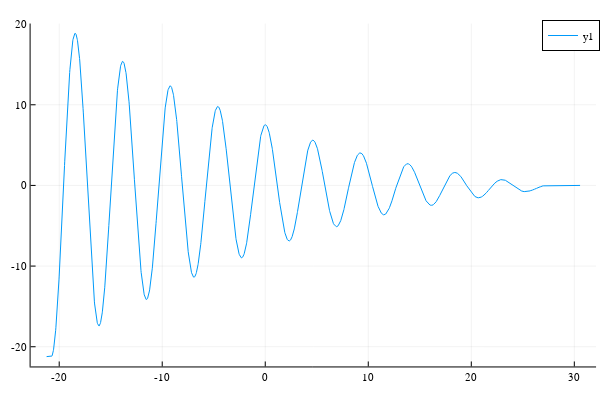

Notebook code cell kept with this figure:
### Markdown cell above
### Gögn 3, Mæling á θ yfir tíma nema með segul á topp súlunar

### Code cell
data3 = CSV.read("data3.csv", DataFrame)
data3 = data3 .- data3[end,2]

plot(data3[!,1], data3[!,2])

### Figure 1 — Plotly figure (JSON) as saved in the notebook; plotly's stock layout.template omitted (floating-point values rounded to 4 significant figures; data arrays with more than 128 entries replaced by an {"elided": "..."} marker saying what was removed)
{"data": [{"colorbar": {"title": ""}, "legendgroup": "y1", "line": {"color": "rgba(0, 154, 250, 1.000)", "dash": "solid", "shape": "linear", "width": 1}, "mode": "lines", "name": "y1", "showlegend": true, "type": "scatter", "x": {"elided": "2590 float values"}, "xaxis": "x", "y": {"elided": "2590 float values"}, "yaxis": "y", "zmax": null, "zmin": null}], "layout": {"annotations": [], "height": 400, "legend": {"bgcolor": "rgba(255, 255, 255, 1.000)", "bordercolor": "rgba(0, 0, 0, 1.000)", "borderwidth": 1, "font": {"color": "rgba(0, 0, 0, 1.000)", "family": "sans-serif", "size": 11}, "title": {"font": {"color": "rgba(0, 0, 0, 1.000)", "family": "sans-serif", "size": 15}, "text": ""}, "tracegroupgap": 0, "traceorder": "normal", "x": 1, "xanchor": "auto", "y": 1, "yanchor": "auto"}, "margin": {"b": 20, "l": 0, "r": 0, "t": 20}, "paper_bgcolor": "rgba(255, 255, 255, 1.000)", "plot_bgcolor": "rgba(255, 255, 255, 1.000)", "showlegend": true, "width": 600, "xaxis": {"anchor": "y", "domain": [0.05101, 0.9934], "gridcolor": "rgba(0, 0, 0, 0.100)", "gridwidth": 0.5, "linecolor": "rgba(0, 0, 0, 1.000)", "mirror": false, "range": [-22.78, 32.11], "showgrid": true, "showline": true, "showticklabels": true, "tickangle": 0, "tickcolor": "rgb(0, 0, 0)", "tickfont": {"color": "rgba(0, 0, 0, 1.000)", "family": "sans-serif", "size": 11}, "tickmode": "array", "ticks": "inside", "ticktext": ["-20", "-10", "0", "10", "20", "30"], "tickvals": [-20, -10, 0, 10, 20, 30], "title": "", "titlefont": {"color": "rgba(0, 0, 0, 1.000)", "family": "sans-serif", "size": 15}, "type": "-", "visible": true, "zeroline": false, "zerolinecolor": "rgba(0, 0, 0, 1.000)"}, "yaxis": {"anchor": "x", "domain": [0.03762, 0.9902], "gridcolor": "rgba(0, 0, 0, 0.100)", "gridwidth": 0.5, "linecolor": "rgba(0, 0, 0, 1.000)", "mirror": false, "range": [-22.44, 20.07], "showgrid": true, "showline": true, "showticklabels": true, "tickangle": 0, "tickcolor": "rgb(0, 0, 0)", "tickfont": {"color": "rgba(0, 0, 0, 1.000)", "family": "sans-serif", "size": 11}, "tickmode": "array", "ticks": "inside", "ticktext": ["-20", "-10", "0", "10", "20"], "tickvals": [-20, -10, 0, 10, 20], "title": "", "titlefont": {"color": "rgba(0, 0, 0, 1.000)", "family": "sans-serif", "size": 15}, "type": "-", "visible": true, "zeroline": false, "zerolinecolor": "rgba(0, 0, 0, 1.000)"}}}
